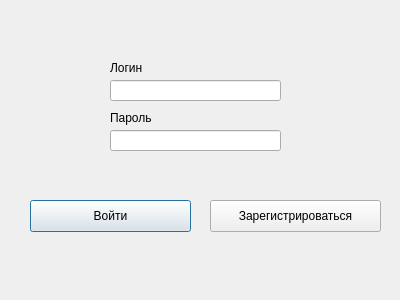
<?xml version="1.0" encoding="UTF-8"?>
<ui version="4.0">
 <class>Dialog</class>
 <widget class="QDialog" name="Dialog">
  <property name="geometry">
   <rect>
    <x>0</x>
    <y>0</y>
    <width>400</width>
    <height>300</height>
   </rect>
  </property>
  <property name="windowTitle">
   <string>Dialog</string>
  </property>
  <widget class="QLineEdit" name="loginEdit">
   <property name="geometry">
    <rect>
     <x>110</x>
     <y>80</y>
     <width>171</width>
     <height>21</height>
    </rect>
   </property>
  </widget>
  <widget class="QLineEdit" name="passwordEdit">
   <property name="geometry">
    <rect>
     <x>110</x>
     <y>130</y>
     <width>171</width>
     <height>21</height>
    </rect>
   </property>
  </widget>
  <widget class="QPushButton" name="loginButton">
   <property name="geometry">
    <rect>
     <x>30</x>
     <y>200</y>
     <width>161</width>
     <height>32</height>
    </rect>
   </property>
   <property name="text">
    <string>Войти</string>
   </property>
  </widget>
  <widget class="QPushButton" name="registerButton">
   <property name="geometry">
    <rect>
     <x>210</x>
     <y>200</y>
     <width>171</width>
     <height>32</height>
    </rect>
   </property>
   <property name="text">
    <string>Зарегистрироваться</string>
   </property>
  </widget>
  <widget class="QLabel" name="statusLabel">
   <property name="geometry">
    <rect>
     <x>0</x>
     <y>250</y>
     <width>401</width>
     <height>20</height>
    </rect>
   </property>
   <property name="text">
    <string/>
   </property>
   <property name="alignment">
    <set>Qt::AlignCenter</set>
   </property>
  </widget>
  <widget class="QLabel" name="label">
   <property name="geometry">
    <rect>
     <x>110</x>
     <y>60</y>
     <width>60</width>
     <height>16</height>
    </rect>
   </property>
   <property name="text">
    <string>Логин</string>
   </property>
  </widget>
  <widget class="QLabel" name="label_2">
   <property name="geometry">
    <rect>
     <x>110</x>
     <y>110</y>
     <width>60</width>
     <height>16</height>
    </rect>
   </property>
   <property name="text">
    <string>Пароль</string>
   </property>
  </widget>
 </widget>
 <resources/>
 <connections/>
</ui>
